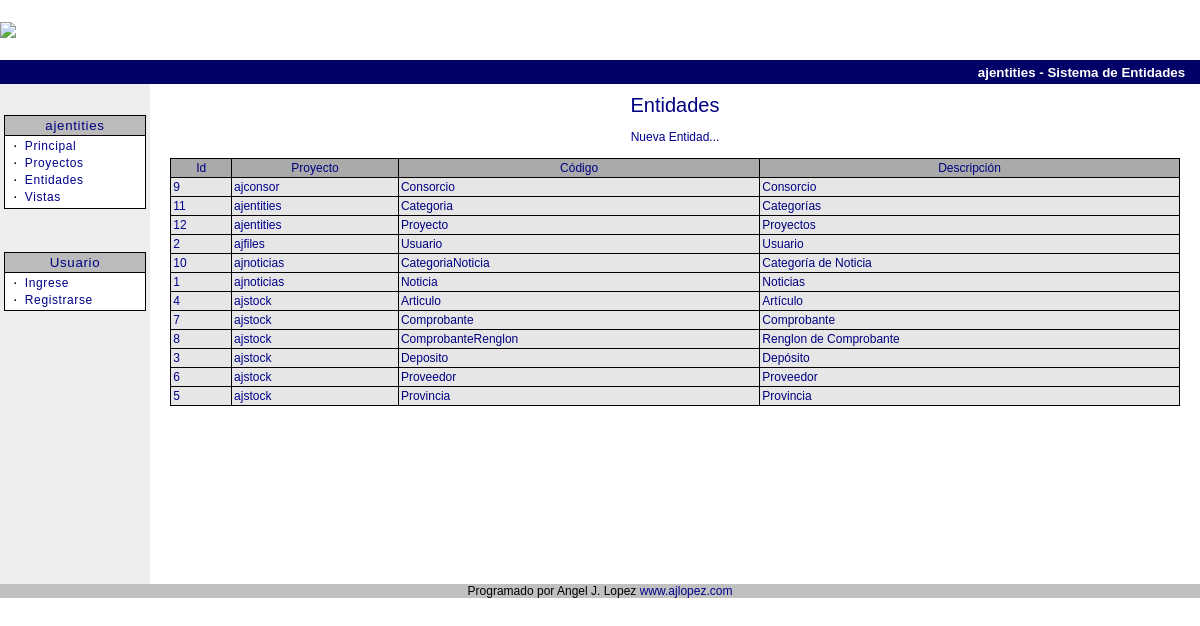
The page /entities.php on the database its author committed.
### tables this page shows
CREATE TABLE entities (
  Id int(11) NOT NULL auto_increment,
  Code varchar(30) NOT NULL default '',
  IdProject int(11) NOT NULL default '0',
  Description varchar(50) NOT NULL default '',
  Name varchar(50) NOT NULL default '',
  SetName varchar(50) NOT NULL default '',
  TableName varchar(50) NOT NULL default '',
  Descriptor varchar(50) NOT NULL default '',
  PluralDescriptor varchar(50) NOT NULL default '',
  Genre char(1) NOT NULL default '',
  Comments text NOT NULL,
  DateTimeInsert datetime NOT NULL default '0000-00-00 00:00:00',
  DateTimeUpdate datetime NOT NULL default '0000-00-00 00:00:00',
  PRIMARY KEY  (Id),
  KEY Code (Code)
) TYPE=MyISAM;

### src/includes/header.inc.php (called while the page is built)
<?
	include_once($PagePrefix.'includes/begin.inc.php');
	include_once($PagePrefix.'includes/top.inc.php');
?>

### src/includes/pages.inc.php (called while the page is built, shortened)
<?
function PageMain() {
	return "index.php";
}
?>

### src/includes/session.inc.php (called while the page is built, shortened)
<?
function SessionGet($name)
{
	return $_SESSION[$name];
}
?>

### src/includes/users.inc.php (called while the page is built, shortened)
<?
include_once($PagePrefix.'includes/pages.inc.php');
include_once($PagePrefix.'includes/session.inc.php');
function UserIdentified() {
	return(false);
}
?>

### src/includes/translations.inc.php (called while the page is built, shortened)
<?
function TranslateDescription($table,$id,$description='Description')
{
 	$rsData = mysql_query("Select $description from $table where Id = $id");
	if ($rsData && mysql_num_rows($rsData))
		list($IdDescription) = mysql_fetch_row($rsData);
	else
		$IdDescription = "$table $id";
	return $IdDescription;
}
?>

### src/includes/footer.inc.php (called while the page is built)
<?
	include_once($PagePrefix.'includes/bottom.inc.php');
	include_once($PagePrefix.'includes/end.inc.php');
?>

### src/includes/forms.inc.php (the view, shortened to what this page needs)
<?
function TableOpen($titles='',$width='') {
	if ($width)
		echo "<table width='$width' cellspacing=1 cellpadding=2 class='form'>\n";
	else
		echo "<table cellspacing=1 cellpadding=2 class='form'>\n";
	if (is_array($titles)) {
		echo "<tr>\n";
		reset($titles);
		while (list($k,$v) = each($titles))
			if ($v)
				echo "<td class='title' align='center'>$v</td>";
			else
				echo "<td>&nbsp;</td>";
		echo "</tr>\n";
	}
}
function TableClose() {
	  echo "</table>\n";
}
function RowOpen() {
	  echo "<tr>\n";
}
function RowClose() {
	  echo "</tr>\n";
}
function DatumGenerate($datum,$align='left',$colspan=1) {
    echo "<td class='datum' colspan=$colspan valign='top' align=$align>$datum&nbsp;</td>\n";
}
function DatumLinkGenerate($datum,$link,$align='left') {
    echo "<td class='datum' align='$align'><a href='$link'>$datum</a>&nbsp;</td>\n";
}
?>

### src/includes/begin.inc.php (shortened to what this page needs)
<?
	include_once($PagePrefix.'includes/session.inc.php');
?>
<html>
<head>
<link rel="stylesheet" href="<? echo $PagePrefix; ?>styles/style.css">
</head>

### src/includes/top.inc.php (shortened to what this page needs)
<?
	include_once($PagePrefix.'includes/pages.inc.php');
?>
<body bgcolor=#ffffff leftmargin=0 topmargin=0 marginwidth=0 marginheight=0>
<table width="100%" class="top" cellspacing=0 cellpadding=0 border=0>
<tr height=60>
<td class="sitetitle" align="left">
<a href="<? echo PageMain(); ?>" target="_top">
<img src="<? echo $PagePrefix; ?>images/<?= SiteLogo ?>" border=0>
</a>
</td>
</tr>
</table>
<table width=100% cellspacing=0 cellpadding=0 border=0>
<tr height=24 bgcolor=black>
<td class="topheader" align=right>
<b><? echo SiteDescription ?></b>&nbsp;&nbsp;&nbsp;&nbsp;
</td>
</tr>
</table>
<table width="100%" border="0" cellpadding="0" cellspacing="0">
<tr>
<td width=150 height=500 valign="top" class="left">
<? include_once($PagePrefix."includes/menuleft.inc.php"); ?>
<td valign="top">
<table width=100% cellspacing=10 border=0 cellpadding=0>
<tr>
<td>
<p>
<h1 align="center"><? echo $PageTitle ?></h1>

### src/includes/menuleft.inc.php (shortened to what this page needs)
<?
	include_once($PagePrefix.'includes/users.inc.php');
?>
<br>
<center>
<?
function MenuLeftOpen($title)
{
?>
<p>
<table class="menu" cellspacing=1 cellpadding=2 width="95%">
<tr>
<td align=center class="menutitle">
<? echo $title; ?>
</td>
</tr>
</tr>
<td valign="top" class="menuoption">
<?
}
function MenuLeftOption($text,$link)
{
	global $PagePrefix;
	echo "&nbsp;&nbsp;<strong>·</strong>&nbsp;&nbsp;";
	echo "<a target='_top' href='$PagePrefix$link' class='menuoption'>$text</a>";
	echo "<br>\n";
}
function MenuLeftClose()
{
?>
</td>
</table>
<br>
<br>
</p>
<?
}
?>
<?
	MenuLeftOpen(SiteName);
	MenuLeftOption('Principal','index.php');
	MenuLeftClose();
	if (UserIdentified()) {
		MenuLeftOpen(UserName());
		MenuLeftOption('Su P&aacute;gina', 'users/user.php');
		If (UserIsAdministrator()) {
			MenuLeftOption('Administrador','admin/index.php');
		}
		MenuLeftOption('Salir','users/logout.php');
		MenuLeftClose();
	}
	else {
		MenuLeftOpen('Usuario');
		MenuLeftOption('Ingrese','users/login.php');
		MenuLeftOption('Registrarse','users/register.php');
		MenuLeftClose();
	}
?>

### src/entities.php (shortened to what this page needs)
<?
	$PageTitle = 'Entidades';
	include_once($PagePrefix . 'includes/users.inc.php');
	include_once($PagePrefix . 'includes/forms.inc.php');
	include_once($PagePrefix . 'includes/translations.inc.php');
	$sql = "select e.Id, e.Code, e.IdProject, e.Description from entities e left join projects p on e.IdProject = p.Id order by p.Code, e.Code";
	$rs = mysql_query($sql);
	$titles = array('Id', 'Proyecto', 'Código', 'Descripción');
	include_once($PagePrefix . 'includes/header.inc.php');
?>
<center>
<p>
<a href="entityform.php">Nueva Entidad...</a>
<p>
<?
	TableOpen($titles,"98%");
	while ($reg=mysql_fetch_array($rs)) {
		RowOpen();
		DatumLinkGenerate($reg["Id"],'entity.php?Id='.$reg['Id']);
		if ($reg["IdProject"])
			DatumLinkGenerate(TranslateDescription('projects',$reg["IdProject"],'Code'),'project.php?Id='.$reg['IdProject']);
		else
			DatumGenerate('');
		DatumGenerate($reg["Code"]);
		RowClose();
	}
	TableClose();
?>
</center>
<?
	include_once($PagePrefix . 'includes/footer.inc.php');
?>

### src/includes/bottom.inc.php (shortened to what this page needs)
</td>
</tr>
</table>
</td>
<center>
<table border="0" cellpadding="0" cellspacing="0" class="bottom" width="100%">
<tr><TD align="center" valign="bottom" width="100%">
Programado por Angel J. Lopez <a href='http://www.ajlopez.com'>www.ajlopez.com</a>
 </TD></tr>
</table>
</center>
</BODY>
</HTML>

### src/includes/end.inc.php (shortened to what this page needs)
</body>
</html>

### src/styles/style.css (style rules this page uses)
BODY { Font-Family: Verdana, Helvetica, sans-serif; Font-size: 8pt; Color: black; BACKGROUND-COLOR: white; }
P { Font-Family: Verdana, Helvetica, sans-serif; Font-size: 10pt; Color: black; }
H1 { Font-size: 20px; Font-Weight: normal; Font-Family: Verdana, Helvetica, sans-serif; color: #000080; }
A:link { Font-Family: Verdana, Helvetica, sans-serif; Font-size: 12px; COLOR: darkblue; TEXT-DECORATION: none }
.title { Font-Family: Arial; Font-size: 9pt; font-weight: normal; color: #000080; // background: #f0870f; background: #aaaaaa; }
.form { background: black; }
.top { background: rgb(255,255,255); color: rgb(0,0,0); Font-Family: Arial; Font-size: 10pt; }
.topheader { font-family: Arial, Helvetica, sans-serif; font-size: 10pt; color: #FFFFFF; background: #000066; text-decoration: none; }
.left { background: #eeeeee; }
.sitetitle { Font-Family: Arial; Font-size: 20pt; font-weight: bold; color: black; }
.datum { Font-Family: Verdana, Arial, Helvetica; Font-size: 9pt; color: rgb(0,0,128); background: rgb(230,230,230); }
.bottom { Font-Family: Verdana, Arial, Helvetica; Font-size: 9pt; background: #c0c0c0; color: rgb(0,0,0); }
.menu { font-family: Arial, Helvetica, sans-serif; font-size: 8pt; color: #000000; text-decoration: none; background: black; }
.menutitle { color: #000080; background: #bbbbbb; font-family: Verdana, Arial, Helvetica, sans-serif; font-size: 10pt; letter-spacing: 0.05em; text-decoration: none; }
.menuoption { font-family: Verdana, Helvetica, sans-serif; font-size: 8pt; color: #000000; background: #ffffff; text-decoration: none; letter-spacing: 0.05em; line-height: 1.4; }

### rows shown on the page
entities: Id "9 ajconsor", Code "Consorcio Consorcio"
entities: Id "11 ajentities", Code "Categoria Categorías"
entities: Id "12 ajentities", Code "Proyecto Proyectos"
entities: Id "2 ajfiles", Code "Usuario Usuario"
entities: Id "10 ajnoticias", Code "CategoriaNoticia Categoría de Noticia"
entities: Id "1 ajnoticias", Code "Noticia Noticias"
entities: Id "4 ajstock", Code "Articulo Artículo"
entities: Id "7 ajstock", Code "Comprobante Comprobante"
entities: Id "8 ajstock", Code "ComprobanteRenglon Renglon de Comprobante"
entities: Id "3 ajstock", Code "Deposito Depósito"
entities: Id "6 ajstock", Code "Proveedor Proveedor"
entities: Id "5 ajstock", Code "Provincia Provincia"

### other values the page prints
SiteDescription "ajentities - Sistema de Entidades"
$title "ajentities Usuario"
$text "Principal Proyectos Entidades Vistas Ingrese Registrarse"
$PageTitle "Entidades"
$v "Id"
$v "Proyecto"
$v "Código"
$v "Descripción"
